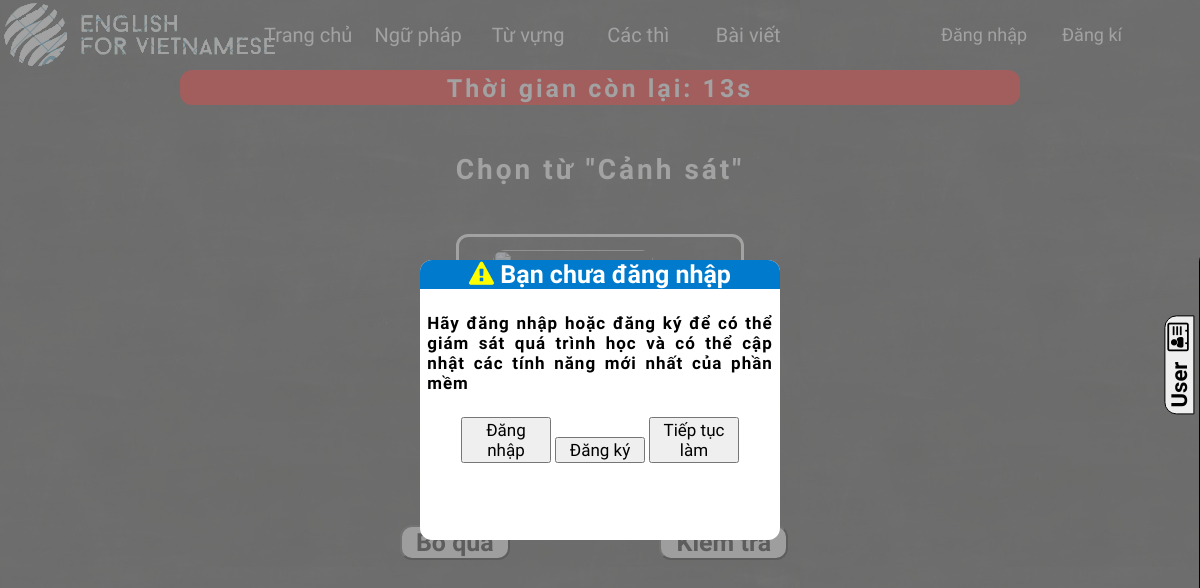
The app's page /?option=3&mabaitap=4 with its own data.
### tables this page shows
CREATE TABLE `tbldanhmuc` (
  `madanhmuc` int(11) NOT NULL,
  `tendanhmuc` varchar(250) DEFAULT NULL
);

CREATE TABLE `cauhoi` (
  `macau` int(11) NOT NULL,
  `noidung` text,
  `mabaiviet_baitap` int(11) DEFAULT NULL,
  `audio` varchar(500) DEFAULT NULL
);

### index.php (the view, shortened to what this page needs)
<!DOCTYPE html>
<html lang="en">
<head>
    <link rel="stylesheet" href="CSS/style.css?v=<?php echo time(); ?>">
    <?php
        if(isset($_GET["option"]))
        {
            $scan=$_GET["option"];
            switch ($scan)
            {
                ?>
                <?php
                case 3:
                    if(isset($_GET["mabaitap"]))
                    {
                ?>
                        <link rel="stylesheet" href="user/css/tuvung.css?v=<?php echo time(); ?>">
                <?php
                    }
                    else
                    {
                ?>
                    <link rel="stylesheet" href="user/css/menutuvung.css?v=<?php echo time(); ?>">
                <?php
                    }
                    break;
                ?>
                <?php
            }
        }
        else
        {
    ?>
    <link rel="stylesheet" href="CSS/home.css?v=<?php echo time(); ?>">
    <?php
        }
    ?>
    <link rel="stylesheet" href="https://cdnjs.cloudflare.com/ajax/libs/font-awesome/4.7.0/css/font-awesome.min.css">
    <link rel="stylesheet" href="https://cdnjs.cloudflare.com/ajax/libs/font-awesome/4.7.0/css/font-awesome.min.css">
    <div id="banner">
        <div class="logo">
            <img src="logo1.png" alt="">
        </div>
        <div class="menu">
        <?php
            $connect=connect("project");
            $query="select*from tbldanhmuc ";
            $excute=mysqli_query($connect,$query);
            $a=mysqli_fetch_array($excute,MYSQLI_ASSOC);
        ?>
        <ul>
            <?php
                while($a!=null)
                {
                ?>
                    <li><a href="?option=<?php echo $a["madanhmuc"]; ?>"><?php echo $a["tendanhmuc"]; ?></a></li>
                <?php
                    $a=mysqli_fetch_array($excute,MYSQLI_ASSOC);
                }
            ?>
        </ul>
        </div>
        <div class="sign">
            <?php
                if(isset($_SESSION["tk"]))
                {
            ?>
                <ul id="user">
                    <li><i class="fa fa-address-card-o" style="font-size:25px;margin-left:5px"></i> TênTK: <?php echo $_SESSION["tk"]["tentk"]; ?>
                    <li><a href="" onclick="confirm_logout()"><i class="fa fa-share-square-o"></i> Logout</a></li>
                </ul>
            <?php
                }
                else if (isset($_SESSION["tkadmin"]))
                {
            ?>
                    <a href="admin" style="font-size:21px;color:white;text-decoration:none;line-height:70px;font-family: 'Patrick Hand', cursive;">Đến trang admin <i class="fa fa-hand-o-right"></i></a>
            <?php
                }
                else
                {
            ?>
            <ul id="buttonlogin">
                <li><span onclick="hienthi_login(0)">Đăng nhập</span></li>
                <li><span onclick="hienthi_login(1)">Đăng kí</span></li>
            </ul>
            <?php
                }
            ?>
        </div>
    </div>
    <div id="menuright">
        <button id="buttonright" onclick="menudoc()" value="0">User <i class="fa fa-address-card-o" style="font-size:25px;margin-left:5px"></i></button>
    </div>
</head>
<?php
        if(isset($_GET["option"]))
        {
            $scan=$_GET["option"];
            switch ($scan) {
                case 3:
                    if(isset($_GET["mabaitap"]))
                    {
                        include("user/tuvung.php");
                    }
                    else
                    {
                        include("user/menutuvung.php");
                    }
                    break;
            }
        }
        else
        {
            include("home.php");
        }
    if(!isset($_SESSION["tk"]) &&isset($_GET["option"])&&($_GET["option"]==4||$_GET["option"]==3))
    {
?>
        <div id="recommendlogin">
            <div id="contentrecommendlogin">
                <h2> <i class="fa fa-warning"></i> Bạn chưa đăng nhập</h2>
                <p>Hãy đăng nhập hoặc đăng ký để có thể giám sát quá trình học và có thể cập nhật các tính năng mới nhất của phần mềm</p>
                <div>
                    <button onclick="hienthi_login(0)">Đăng nhập</button>
                    <button onclick="hienthi_login(1)">Đăng ký</button>
                    <button id="continuework">Tiếp tục làm</button>
                </div>
            </div>
        </div>
<?php
    }
?>
</html>

### user/tuvung.php (shortened to what this page needs)
<body onload="startEnd(1)">
    <div id="all">
        <?php
            if(!isset($_GET["option"])&& !isset($_GET["mabaitap"]))
            {
                header("Location:index.php?option=3");
            }
            else
            {
                $connect=connect("project");
                $mabaitap=$_GET["mabaitap"];
                $query="select macau,noidung from cauhoi where mabaiviet_baitap=$mabaitap";
                $excute=mysqli_query($connect,$query);
                $a=mysqli_fetch_array($excute);
                $macau=$a["macau"];
                $noidung=$a["noidung"];
                if($noidung==null || $macau==null)
                {
                ?>
                    <div id="chucmung">
                        <div>
                            <span>Thể loại từ vựng này chưa có bài tập</span>
                            <br>
                            <br>
                            <br>
                            <a href="?option=3"><button><i class="fa fa-undo"></i>Quay trở lại danh sách bài tập</button></a>
                        </div>
                    </div>
                <?php
                }
                else
                {
                    $query="select * from tblphuongan where macau=$macau";
                    $excute=mysqli_query($connect,$query);
                    $a=mysqli_fetch_array($excute);
                ?>
                    <div id="countdown">
                        <h3>Thời gian còn lại: <span>15</span>s</h3>
                    </div>
                    <table border="0" cellspacing="20" cellpadding="0" id="content">
                        <tr>
                            <td colspan="10"><h3><?php echo $noidung;?></h3></td>
                        </tr>
                        <tr>
                        <?php
                            $count=0;
                            while($a!=null)
                            {
                        ?>
                            <td onclick="audios(<?php echo $count?>)" class="columnphuongan">
                                <table>
                                <tr>
                                    <th>
                                    </th>
                                </tr>
                                <tr>
                                    <td style="border:none"><label for="phuongan=<?php echo $count;?>"> <span ></span></label></td>
                                </tr>
                                </table>
                            </td>
                        <?php
                        $count=$count+1;
                        $a=mysqli_fetch_array($excute);
                            }
                        ?>
                        </tr>
                    </table>
                    <table id="tablebutton">
                        <tr>
                            <th><button onclick="ignore()">Bỏ qua</button></th>
                            <th><button onclick="check()"> Kiểm tra</button></th>
                        </tr>
                    </table>
                <?php
                }
            }
        ?>
    </div>
</body>

### CSS/style.css (style rules this page uses)
#banner { width: 100%; height: 70px; }
.logo { width:20%; background-color: white; height: 100%; float: left; background-color: #ffffff00; }
.logo img { padding: 0px; }
.menu ul li a { color: white; text-decoration: none; display: block; text-align: center; font-size: 18px; font-family: 'Patrick Hand', cursive; font-size: 20px; }
.menu ul li { list-style: none; float: left; width: 110px; position: relative; }
.menu ul { width: 100%; margin:auto; height: 30px; line-height: 30px; position: absolute; padding: 0px; top: 20px; left: 2%; }
.sign ul { width: 80%; margin:auto; height: 30px; line-height: 30px; position: absolute; right: 10%; top: 20px; }
.menu { float: left; width: 55%; height: 100%; margin:auto; position: relative; }
#buttonlogin { float: left; position: absolute; width:80%; height: 50px; right: 10%; }
#buttonlogin li { width: 45%; height: 30px; float: left; list-style: none; text-align: center; }
#buttonlogin li span { color: white; font-size: 18px; cursor: pointer; font-family: 'Patrick Hand', cursive; display: block; }
.sign { float: left; width: 25%; position: relative; height: 70px; }
#menuright { background-color: lightseagreen; height: 43%; width: 250px; position: fixed; top: 250px; right: -263px; transition: 2s; z-index: 99; border: 7px double black; border-top-left-radius: 12px; }
#buttonright { position: fixed; top: 350px; right: -29px; transform: rotate(270deg); font-size: 22px; font-family: 'Patrick Hand', cursive; font-weight: bold; border:1px solid black; border-top-left-radius: 12px; border-top-right-radius: 12px; transition: 2s; z-index: 99; cursor: pointer; }
#recommendlogin { position: fixed; top: 0px; left: 0px; width: 100%; height: 100%; background-color: #808080ba; }
#contentrecommendlogin { position: absolute; top: 50%; left: 50%; transform: translate(-50%,-50%); background-color: white; width: 30%; height: 35%; border-radius: 12px; animation: animatezoom 1s; }
#contentrecommendlogin h2 { width: 100%; text-align: center; font-family: 'Patrick Hand', cursive; font-size: 25px; margin:0px; background-color: #007ACC; border-top-left-radius: 12px; border-top-right-radius: 12px; color: white; }
#contentrecommendlogin h2 i { color: yellow; }
#contentrecommendlogin p { padding: 2%; font-family: 'Patrick Hand', cursive; text-align: justify; font-size: 17px; letter-spacing: 1px; font-weight: bold; }
#contentrecommendlogin div { width: 100%; text-align: center; }
#contentrecommendlogin div button { width: 25%; height: 100%; font-size: 17px; font-family: 'Patrick Hand', cursive; }

### user/css/tuvung.css (style rules this page uses)
body { padding: 0px; margin:0px; background-image: url(bangphan.jpg); height: 550px; }
#content { margin:auto; }
#tablebutton tr th button { width: 45%; height: 85%; border-radius: 12px; font-family: 'Patrick Hand', cursive; font-size: 25px; font-weight: bold; color: black; cursor: pointer; }
#tablebutton { width: 45%; margin:auto; height: 10%; }
#content span { font-size: 23px; font-family: 'Patrick Hand', cursive; color: white; font-weight: bold; letter-spacing: 3px; padding-left: 12px; line-height: 60px; }
#content tr:nth-child(2) td { border:3px solid white; border-radius: 12px; }
#content tr:nth-child(2) td { padding: 10px; }
h3 { color: white; font-weight: bold; letter-spacing: 3px; font-size: 28px; font-family: 'Patrick Hand', cursive; display: inline; }
#countdown { width: 70%; height: 35px; background-color: red; margin:auto; text-align: center; border-radius: 12px; position: relative; }
#countdown h3 { position: absolute; font-family: 'Patrick Hand', cursive; color: white; font-size: 25px; top: 50%; left: 50%; transform: translate(-50%,-50%); margin:0px; }

### records on screen
tbldanhmuc: tendanhmuc "Trang chủ"
tbldanhmuc: tendanhmuc "Ngữ pháp"
tbldanhmuc: tendanhmuc "Từ vựng"
tbldanhmuc: tendanhmuc "Các thì"
tbldanhmuc: tendanhmuc "Bài viết"
cauhoi: noidung "Chọn từ \"Cảnh sát\""
